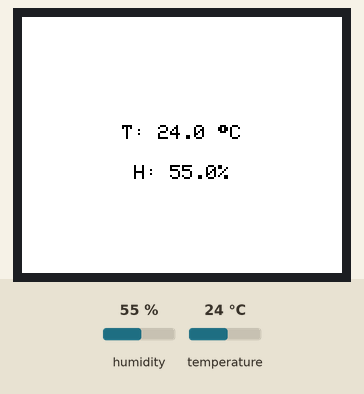
The program below on a simulated Arduino Nano, built with avr-gcc and run on an emulated ATmega328P. Parts: 160×128 colour display. Inputs (shaded band) come from the test bench; at power-on: humidity 55 %, temperature 24 °C. What the program prints to the serial monitor is not drawn.

Above: at 1.3 s.
1.4 s: humidity set to 22 %
At 3.4 s:
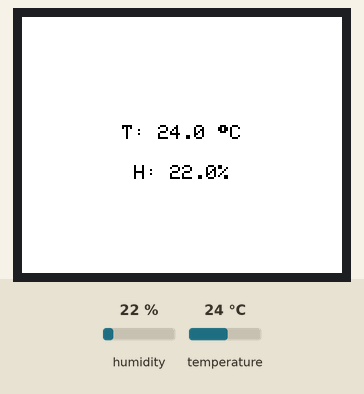
4.1 s: temperature set to 12 °C
At 5.5 s:
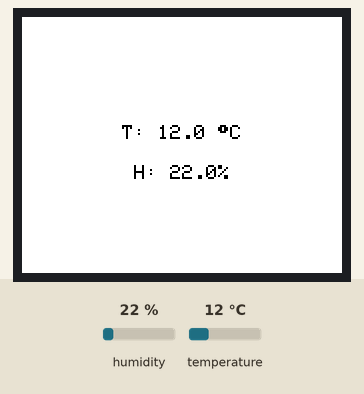
6.8 s: humidity set to 40 %
At 9.6 s:
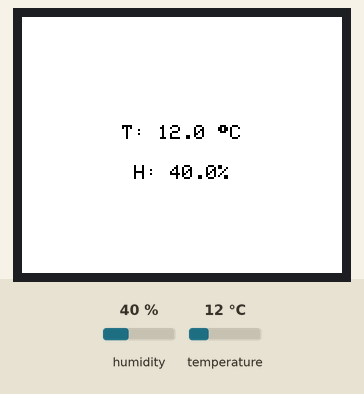
9.9 s: temperature set to 19 °C
Timing chart, 0 to 12.9 s (numbered marks = the images above; inputs shaded):
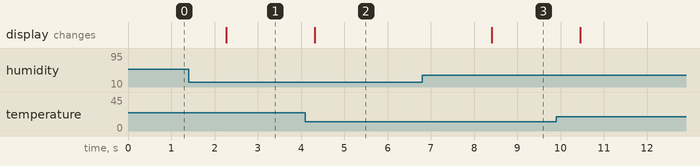

Measured:
- after the input at 1.4 s, the display: changes after 0.87 s (image 1)
- after the input at 4.1 s, the display: changes after 0.21 s (image 2)
- after the input at 6.8 s, the display: changes after 1.6 s (image 3)

The program:

main.cpp
```cpp
#include <Adafruit_GFX.h>
#include <Adafruit_ST7735.h>
#include <SPI.h>
#include <DHT.h>

#define TFT_CS   10
#define TFT_RST  8
#define TFT_DC   9
#define DHTPIN 7       // Pin where the DHT11 is connected

Adafruit_ST7735 tft = Adafruit_ST7735(TFT_CS, TFT_DC, TFT_RST);
DHT dht(DHTPIN, DHT11); // Initialize the DHT11 sensor

void setup() {
  Serial.begin(9600);   // Initialize serial communication
  dht.begin();          // Start the DHT11 sensor
  tft.initR(INITR_BLACKTAB);
  tft.setRotation(3);
  tft.fillScreen(ST7735_BLACK);
}

void loop() {
  // Read sensor values
  float temperature = dht.readTemperature();
  float humidity = dht.readHumidity();

  // Check if any reads failed and exit the loop if so
  if (isnan(temperature) || isnan(humidity)) {
    Serial.println("Failed to read from DHT sensor!");
    return;
  }

  // Print the readings to the serial monitor
  Serial.print("Temperature: ");
  Serial.print(temperature);
  Serial.print(" °C");
  Serial.print(" Humidity: ");
  Serial.print(humidity);
  Serial.print("%");
  Serial.println();

  // Clear the display
  tft.fillScreen(ST7735_WHITE);

  // Set the text color and size
  tft.setTextColor(ST7735_BLACK);
  tft.setTextSize(1);

  // Calculate the center position of the display
  int16_t centerX = tft.width() / 2;
  int16_t centerY = tft.height() / 2;

  // Display temperature
  String tempText = "T: " + String(temperature, 1) + " \367C";
  int16_t tempTextWidth = tempText.length() * 6; // Estimate width based on character count
  int16_t tempX = centerX - tempTextWidth / 2;
  int16_t tempY = centerY - 10; // Adjust Y position based on text size
  tft.setCursor(tempX, tempY);
  tft.print(tempText);

  // Display humidity
  String humText = "H: " + String(humidity, 1) + "%";
  int16_t humTextWidth = humText.length() * 6; // Estimate width based on character count
  int16_t humX = centerX - humTextWidth / 2;
  int16_t humY = centerY + 10; // Adjust Y position based on text size
  tft.setCursor(humX, humY);
  tft.print(humText);

  delay(2000);  // Wait for 2 seconds before taking the next reading
}
```
